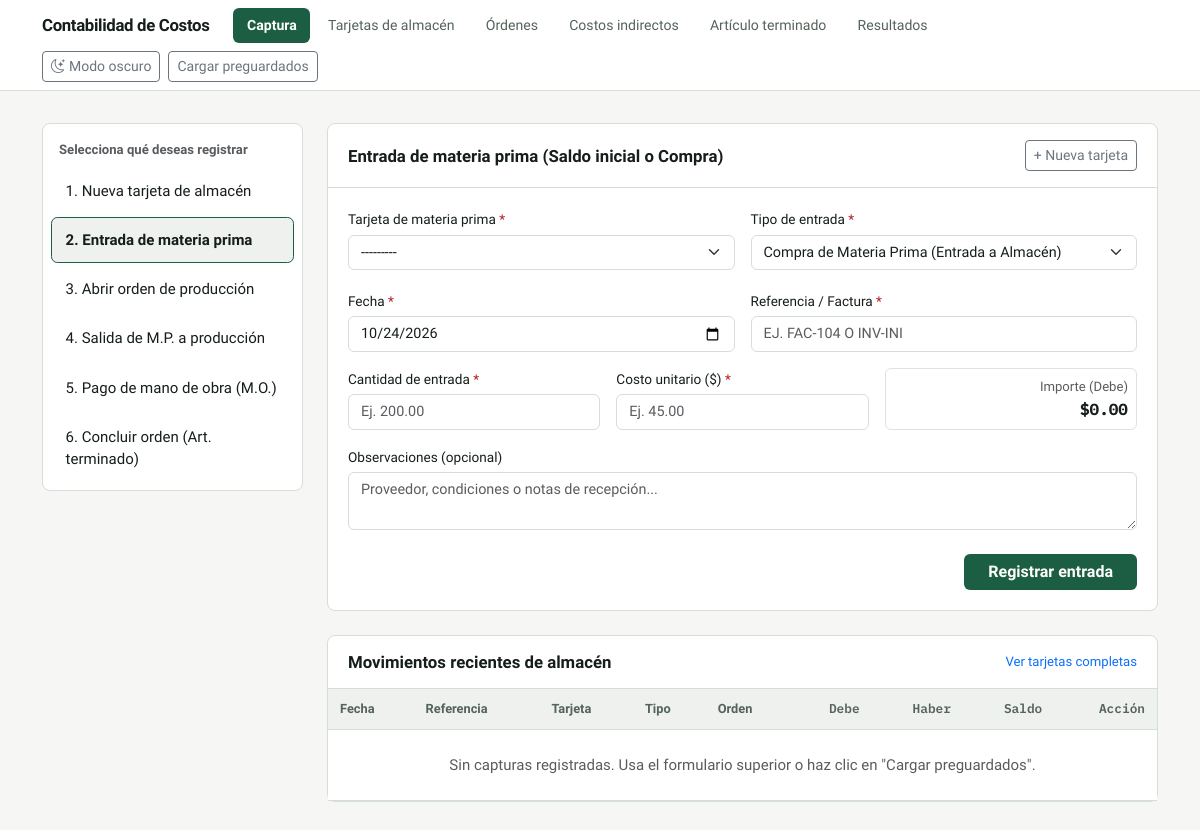
Before: / with the older database file.
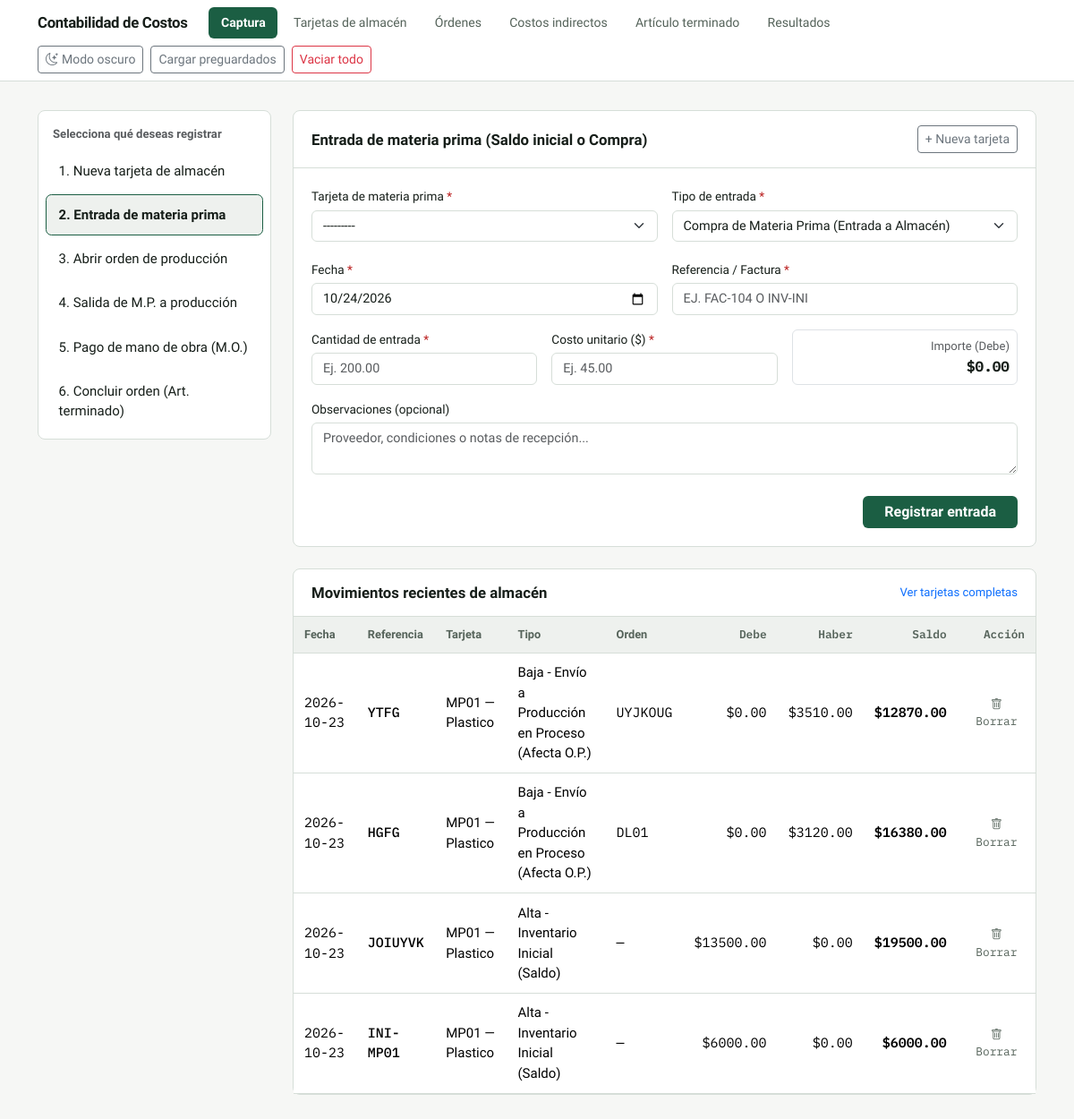
After: the same page with the newer database file.
### contabilidad/models.py (models this page shows, shortened)
class MovimientoAlmacenMP(models.Model):
    TIPOS_MOVIMIENTO = [
        ("SALDO_INICIAL", "Alta - Inventario Inicial (Saldo)"),
        ("COMPRA", "Alta - Compra de Materia Prima"),
        ("BAJA_PRODUCCION", "Baja - Envío a Producción en Proceso (Afecta O.P.)"),
    ]
    materia_prima = models.ForeignKey(
        MateriaPrima,
        on_delete=models.CASCADE,
        related_name="movimientos",
        verbose_name="Materia Prima",
    )
    fecha = models.DateField(
        "Fecha del Movimiento (YYYY-MM-DD)",
        default=timezone.localdate,
    )
    tipo_movimiento = models.CharField(
        "Tipo de Movimiento",
        max_length=25,
        choices=TIPOS_MOVIMIENTO,
    )
    referencia = models.CharField(
        "Folio / Referencia",
        max_length=40,
        help_text="Ejemplo: INV-01, FAC-204, VALE-1050.",
    )
    orden_produccion = models.ForeignKey(
        OrdenProduccion,
        on_delete=models.CASCADE,
        related_name="consumos_mp",
        verbose_name="Orden de Producción Afectada",
        blank=True,
        null=True,
        help_text="Obligatorio cuando es Baja a Producción en Proceso.",
    )
    unidades_entrada = models.DecimalField(
        "Unidades Entrada",
        max_digits=12,
        decimal_places=2,
        default=Decimal("0.00"),
        validators=[MinValueValidator(Decimal("0.00"))],
    )
    unidades_salida = models.DecimalField(
        "Unidades Salida",
        max_digits=12,
        decimal_places=2,
        default=Decimal("0.00"),
        validators=[MinValueValidator(Decimal("0.00"))],
    )
    existencia = models.DecimalField(
        "Existencia Acumulada",
        max_digits=12,
        decimal_places=2,
        default=Decimal("0.00"),
    )
    costo_unitario = models.DecimalField(
        "Costo Unitario ($)",
        max_digits=12,
        decimal_places=2,
        default=Decimal("0.00"),
        validators=[MinValueValidator(Decimal("0.00"))],
    )
    costo_promedio = models.DecimalField(
        "Costo Promedio ($)",
        max_digits=12,
        decimal_places=2,
        default=Decimal("0.00"),
    )
    debe = models.DecimalField(
        "Debe / Entrada ($)",
        max_digits=14,
        decimal_places=2,
        default=Decimal("0.00"),
    )
    haber = models.DecimalField(
        "Haber / Salida ($)",
        max_digits=14,
        decimal_places=2,
        default=Decimal("0.00"),
    )
    saldo = models.DecimalField(
        "Saldo en Almacén ($)",
        max_digits=14,
        decimal_places=2,
        default=Decimal("0.00"),
    )
    observaciones = models.TextField(
        "Observaciones del Movimiento",
        blank=True,
        default="",
    )
    esquema_json = models.JSONField(
        "Esquema Estructurado JSON",
        default=dict,
        blank=True,
    )
    creado_en = models.DateTimeField(auto_now_add=True)
    class Meta:
        verbose_name = "Movimiento de Almacén (Tarjeta MP)"
        verbose_name_plural = "Movimientos de Almacén (Tarjetas MP)"
        ordering = ["fecha", "id"]

class MateriaPrima(models.Model):
    UNIDADES = [
        ("PZA", "Piezas (PZA)"),
        ("KG", "Kilogramos (KG)"),
        ("LT", "Litros (LT)"),
        ("MT", "Metros (MT)"),
        ("CAJA", "Cajas (CAJA)"),
    ]
    codigo = models.CharField(
        "Código de Materia Prima",
        max_length=30,
        unique=True,
        help_text="Ejemplo: MP-001, MAD-PINO. Se normaliza automáticamente a MAYÚSCULAS.",
    )
    nombre = models.CharField(
        "Nombre del Insumo / Materia Prima",
        max_length=120,
        help_text="Nombre descriptivo del material directo.",
    )
    unidad_medida = models.CharField(
        "Unidad de Medida",
        max_length=15,
        choices=UNIDADES,
        default="PZA",
    )
    stock_minimo = models.DecimalField(
        "Stock Mínimo de Alerta",
        max_digits=12,
        decimal_places=2,
        default=Decimal("0.00"),
        validators=[MinValueValidator(Decimal("0.00"))],
    )
    email_proveedor = models.EmailField(
        "Correo de Proveedor Principal (Opcional)",
        blank=True,
        null=True,
        help_text="Formato válido de correo electrónico (ej. ventas@proveedor.com).",
    )
    observaciones = models.TextField(
        "Observaciones",
        blank=True,
        default="",
    )
    creado_en = models.DateTimeField(auto_now_add=True)
    class Meta:
        verbose_name = "Materia Prima"
        verbose_name_plural = "Materias Primas"
        ordering = ["codigo"]
    @property
    def ultimo_movimiento(self):
        return self.movimientos.order_by("fecha", "id").last()
    @property
    def existencia_actual(self) -> Decimal:
        ult = self.ultimo_movimiento
        return ult.existencia if ult else Decimal("0.00")
    @property
    def saldo_actual(self) -> Decimal:
        ult = self.ultimo_movimiento
        return ult.saldo if ult else Decimal("0.00")
    @property
    def costo_promedio_actual(self) -> Decimal:
        ult = self.ultimo_movimiento
        if ult and ult.existencia > 0:
            return redondear_moneda(ult.saldo / ult.existencia)
        return ult.costo_promedio if ult else Decimal("0.00")
    def __str__(self):
        return f"{self.codigo} - {self.nombre} (Disp: {self.existencia_actual} {self.unidad_medida})"

class OrdenProduccion(models.Model):
    ESTADOS = [
        ("EN_PROCESO", "En Proceso (Producción Activa)"),
        ("TERMINADA", "Terminada (Enviada a Art. Terminado)"),
    ]
    codigo = models.CharField(
        "Número / Código de Orden (O.P.)",
        max_length=30,
        unique=True,
        help_text="Ejemplo: OP-1050, OP-1051, OP-1052.",
    )
    producto_terminado = models.CharField(
        "Artículo a Producir",
        max_length=150,
        help_text="Nombre del producto terminado que fabrica esta orden.",
    )
    fecha_apertura = models.DateField(
        "Fecha de Alta (YYYY-MM-DD)",
        default=timezone.localdate,
    )
    cantidad_unidades = models.PositiveIntegerField(
        "Cantidad de Unidades a Producir",
        validators=[MinValueValidator(1)],
        help_text="Número entero estricto de artículos que comprende la orden.",
    )
    estado = models.CharField(
        "Estado de la Orden",
        max_length=20,
        choices=ESTADOS,
        default="EN_PROCESO",
    )
    email_supervisor = models.EmailField(
        "Correo del Supervisor de Orden (Opcional)",
        blank=True,
        null=True,
    )
    fecha_cierre = models.DateField(
        "Fecha de Terminación / Baja de Producción",
        blank=True,
        null=True,
    )
    observaciones = models.TextField(
        "Especificaciones / Observaciones",
        blank=True,
        default="",
    )
    creado_en = models.DateTimeField(auto_now_add=True)
    class Meta:
        verbose_name = "Orden de Producción"
        verbose_name_plural = "Órdenes de Producción"
        ordering = ["codigo"]
    @property
    def total_mp(self) -> Decimal:
        res = self.consumos_mp.filter(tipo_movimiento="BAJA_PRODUCCION").aggregate(
            total=Sum("haber")
        )["total"]
        return redondear_moneda(res or Decimal("0.00"))
    @property
    def total_mo(self) -> Decimal:
        res = self.cargos_mo.aggregate(total=Sum("importe_total"))["total"]
        return redondear_moneda(res or Decimal("0.00"))
    @property
    def total_gi(self) -> Decimal:
        res = self.prorrateos_gi.aggregate(total=Sum("importe_asignado"))["total"]
        return redondear_moneda(res or Decimal("0.00"))
    @property
    def costo_total(self) -> Decimal:
        return redondear_moneda(self.total_mp + self.total_mo + self.total_gi)
    @property
    def costo_unitario(self) -> Decimal:
        if self.cantidad_unidades and self.cantidad_unidades > 0:
            return redondear_moneda(self.costo_total / Decimal(self.cantidad_unidades))
        return Decimal("0.00")

### contabilidad/views.py (the view, shortened to what this page needs)
# urls.py: path("", views.captura_view, name="captura"),
def captura_view(request):
    tab_activa = request.GET.get("tab", "mp_alta")
    if tab_activa == "gi_captura":
        return redirect("costos_indirectos")
    op_preseleccionada = request.GET.get("op")
    initial_orden = {"orden_produccion": op_preseleccionada} if op_preseleccionada else {}
    form_mp_catalogo = MateriaPrimaCatalogoForm(prefix="cat_mp")
    form_mp_alta = AltaMPMovimientoForm(prefix="alta_mp")
    form_mp_baja = BajaMPProduccionForm(prefix="baja_mp", initial=initial_orden)
    form_op_alta = OrdenProduccionForm(prefix="alta_op")
    form_mo = ManoObraDirectaForm(prefix="mo", initial=initial_orden)
    form_baja_prod = BajaProduccionTerminadaForm(prefix="baja_prod", initial=initial_orden)
    context = {
        "pagina_activa": "captura",
        "tab_activa": tab_activa,
        "form_mp_catalogo": form_mp_catalogo,
        "form_mp_alta": form_mp_alta,
        "form_mp_baja": form_mp_baja,
        "form_op_alta": form_op_alta,
        "form_mo": form_mo,
        "form_baja_prod": form_baja_prod,
        "ultimos_movimientos_mp": MovimientoAlmacenMP.objects.select_related(
            "materia_prima", "orden_produccion"
        ).order_by("-id")[:8],
        "ultimos_cargos_mo": ManoObraDirecta.objects.select_related(
            "orden_produccion"
        ).order_by("-id")[:8],
        **_obtener_contexto_base(),
    }
    return render(request, "contabilidad/captura.html", context)

### contabilidad/models.py (called while the page is built)
def redondear_moneda(valor) -> Decimal:
    if valor is None:
        return Decimal("0.00")
    return Decimal(str(valor)).quantize(Decimal("0.01"), rounding=ROUND_HALF_UP)

### contabilidad/templates/contabilidad/captura.html (shortened to what the changed rows need)
{% extends "contabilidad/base.html" %}
{% block content %}
<div class="row g-4">
    <div class="col-12 col-lg-9">
        {% if tab_activa == 'mp_alta' %}
        <div class="sheet">
            <div class="sheet-header">
                <h1 class="sheet-title">Entrada de materia prima (Saldo inicial o Compra)</h1>
            </div>
        </div>
        {% endif %}
        <div class="sheet mt-4">
            <div class="sheet-header">
                <h2 class="sheet-title">Movimientos recientes de almacén</h2>
            </div>
            <div class="table-responsive">
                <table class="table table-ledger">
                    <thead>
                        <tr>
                            <th>Fecha</th>
                            <th>Referencia</th>
                            <th>Tarjeta</th>
                            <th>Tipo</th>
                            <th>Orden</th>
                            <th class="text-end">Debe</th>
                            <th class="text-end">Haber</th>
                            <th class="text-end">Saldo</th>
                            <th class="text-end">Acción</th>
                        </tr>
                    </thead>
                    <tbody>
                        {% for m in ultimos_movimientos_mp %}
                        <tr>
                            <td class="num">{{ m.fecha|date:"Y-m-d" }}</td>
                            <td class="num fw-medium">{{ m.referencia }}</td>
                            <td>{{ m.materia_prima.codigo }} — {{ m.materia_prima.nombre }}</td>
                            <td>{{ m.get_tipo_movimiento_display }}</td>
                            <td class="num">{{ m.orden_produccion.codigo|default:"—" }}</td>
                            <td class="text-end">${{ m.debe|floatformat:2 }}</td>
                            <td class="text-end">${{ m.haber|floatformat:2 }}</td>
                            <td class="text-end fw-semibold">${{ m.saldo|floatformat:2 }}</td>
                            <td class="text-end">
                                <form method="post" action="{% url 'eliminar_movimiento_mp' m.id %}" class="d-inline" onsubmit="return confirm('¿Borrar este movimiento de almacén?');">
                                    <button type="submit" class="btn-delete-inline" title="Borrar captura">
                                        <i class="bi bi-trash"></i> Borrar
                                    </button>
                                </form>
                            </td>
                        </tr>
                        {% empty %}
                        <tr>
                            <td colspan="9" class="text-center text-muted py-4">
                                Sin capturas registradas. Usa el formulario superior o haz clic en "Cargar preguardados".
                            </td>
                        </tr>
                        {% endfor %}
                    </tbody>
                </table>
            </div>
        </div>
    </div>
</div>
{% endblock %}

Changed rows visible on the page:
added MovimientoAlmacenMP: fecha "2026-10-23", referencia "YTFG", materia_prima.codigo "MP01", materia_prima.nombre "Plastico", tipo_movimiento "Baja - Envío a Producción en Proceso (Afecta O.P.)", orden_produccion.codigo "UYJKOUG", debe "0.00", haber "3510.00", saldo "12870.00"
added MovimientoAlmacenMP: fecha "2026-10-23", referencia "HGFG", materia_prima.codigo "MP01", materia_prima.nombre "Plastico", tipo_movimiento "Baja - Envío a Producción en Proceso (Afecta O.P.)", orden_produccion.codigo "DL01", debe "0.00", haber "3120.00", saldo "16380.00"
added MovimientoAlmacenMP: fecha "2026-10-23", referencia "JOIUYVK", materia_prima.codigo "MP01", materia_prima.nombre "Plastico", tipo_movimiento "Alta - Inventario Inicial (Saldo)", orden_produccion.codigo "—", debe "13500.00", haber "0.00", saldo "19500.00"
added MovimientoAlmacenMP: fecha "2026-10-23", referencia "INI-MP01", materia_prima.codigo "MP01", materia_prima.nombre "Plastico", tipo_movimiento "Alta - Inventario Inicial (Saldo)", orden_produccion.codigo "—", debe "6000.00", haber "0.00", saldo "6000.00"
Other visible differences:
text no longer shown: "Sin capturas registradas. Usa el formulario superior o haz clic en \"Cargar preguardados\"."
text now shown: "Vaciar todo"
